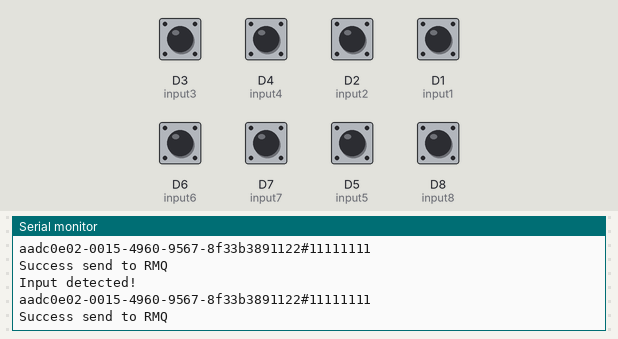
The sketch below on a simulated ESP8266 (NodeMCU). On the bench: the last lines printed to the serial monitor. The inputs (shaded band) are chosen by the test bench; at power-on: D1 (input1), D2 (input2), D3 (input3), D4 (input4), D5 (input5), D6 (input6), D7 (input7), D8 (input8) HIGH. WiFi joins after 1.5 s; servers stay silent unless stated; no MQTT or app messages arrive unless stated.

Above: at 2.7 s.
2.8 s: D3 (input3) pulled LOW for 0.15 s
At 3.9 s:
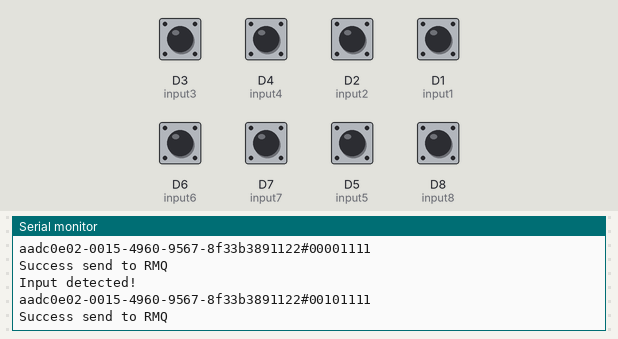
4.4 s: D4 (input4) pulled LOW for 0.15 s
At 5.1 s:
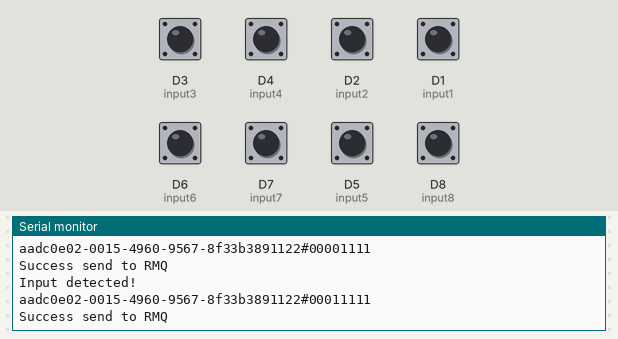
6.0 s: D2 (input2) pulled LOW for 0.15 s
At 7.3 s:
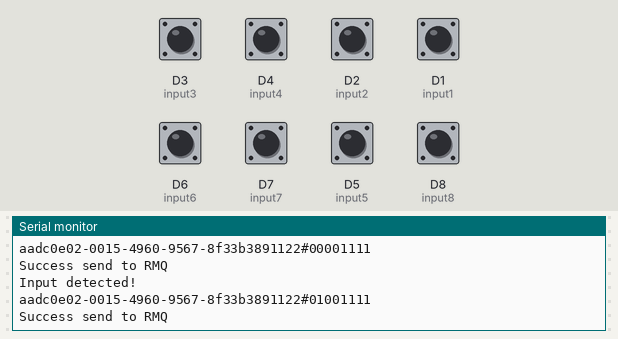
7.6 s: D1 (input1) pulled LOW for 0.15 s
At 8.8 s:
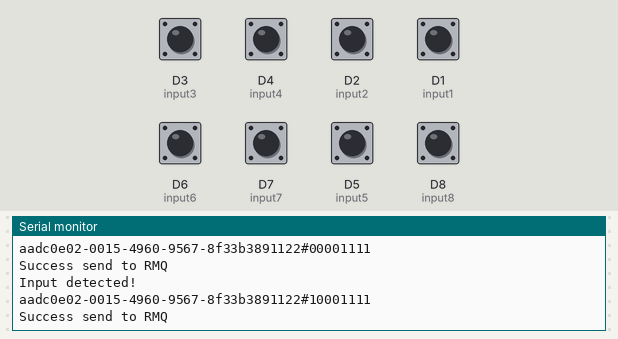

The sketch:

aadc0e02-0015-4960-9567-8f33b3891122_Button-Tengah-V.1_.ino
```cpp
/*
    Develop by      : Fahmi Nurfadilah
    Email           : fahmi.nurfadilah1412@gmail.com
    Project         : LSKK HomeAutomation
    Version         : 2.1
*/

#include <PubSubClient.h>
#include <ESP8266WiFi.h>

// Update these with values suitable for your network.

const char* ssid = "RuangIOT";
const char* password = "lskkiot2019";
const char* mqtt_server = "192.168.0.5";
const char* mqtt_user = "/Homeauto:homeauto";
const char* mqtt_pass = "homeauto12345!";
const char* CL = "LSKK-HA-Saklar-2";
const char* mqtt_pub_topic = "Sensor";

String statusDevice[8] = {"1", "1", "1", "1", "1", "1", "1", "1"};

int input1 = D1 ;
int input2 = D2 ;
int input3 = D3 ;
int input4 = D4 ;
int input5 = D5 ;
int input6 = D6 ;
int input7 = D7 ;
int input8 = D8 ;

int instate1 = 0;
int instate2 = 0;
int instate3 = 0;
int instate4 = 0;
int instate5 = 0;
int instate6 = 0;
int instate7 = 0;
int instate8 = 0;

int prevState1 = 0;
int prevState2 = 0;
int prevState3 = 0;
int prevState4 = 0;
int prevState5 = 0;
int prevState6 = 0;
int prevState7 = 0;
int prevState8 = 0;

char message [100];

WiFiClient espClient;
PubSubClient client(espClient);

byte mac[6];
String MACAddress;

void setup_wifi() {
  delay(10);
  // We start by connecting to a WiFi network
  Serial.println();
  Serial.print("Connecting to ");
  Serial.println(ssid);
  WiFi.begin(ssid, password);
  while (WiFi.status() != WL_CONNECTED) {
    delay(500);
    Serial.print(".");
  }
  Serial.println("");
  Serial.println("WiFi connected");
  Serial.println("IP address: ");
  Serial.println(WiFi.localIP());
}

String mac2String(byte ar[]) {
  String s;
  for (byte i = 0; i < 6; ++i)
  {
    char buf[3];
    sprintf(buf, "%2X", ar[i]);
    s += buf;
    if (i < 5) s += ':';
  }
  return s;
}

void printMACAddress() {
  WiFi.macAddress(mac);
  MACAddress = mac2String(mac);
  Serial.println(MACAddress);
}

void callback(char* topic, byte* payload, unsigned int length) {
  Serial.print("Message arrived [");
  Serial.print(topic);
  Serial.print("] ");
  for (int i = 0; i < length; i++) {
    Serial.print((char)payload[i]);
  }
  Serial.println();
}

void reconnect() {
  // Loop until we're reconnected
  printMACAddress();
  const char* CL;
  CL = MACAddress.c_str();
  Serial.println(CL);
  while (!client.connected()) {
    Serial.print("Attempting MQTT connection...");
    // Attempt to connect
    if (client.connect(CL, mqtt_user, mqtt_pass)) {
      Serial.println("connected");
    } else {Serial.print("failed, rc=");
      Serial.print(client.state());
      Serial.println(" try again in 5 seconds");
      ESP.restart();
      delay(5000);

    }
  }
}

void setup()
{
  Serial.begin(115200);
  //pinMode(input, INPUT);
  pinMode(input1, INPUT_PULLUP);
  pinMode(input2, INPUT_PULLUP);
  pinMode(input3, INPUT_PULLUP);
  pinMode(input4, INPUT_PULLUP);
  pinMode(input5, INPUT_PULLUP);
  pinMode(input6, INPUT_PULLUP);
  pinMode(input7, INPUT_PULLUP);
  pinMode(input8, INPUT_PULLUP);
  setup_wifi();
  printMACAddress();
  client.setServer(mqtt_server, 1883);
  client.setCallback(callback);
}
void loop() {
  String pubmsg = "";
  String value = String(statusDevice[0] + statusDevice[1] + statusDevice[2] + statusDevice[3] + statusDevice[4] + statusDevice[5] + statusDevice[6] + statusDevice[7]);
  String input_guid = "aadc0e02-0015-4960-9567-8f33b3891122";
  String input_value = value;
  if (!client.connected()) {
    reconnect();
  }
  client.loop();
  instate1 = digitalRead(input1);
  instate2 = digitalRead(input2);
  instate3 = digitalRead(input3);
  instate4 = digitalRead(input4);
  instate5 = digitalRead(input5);
  instate6 = digitalRead(input6);
  instate7 = digitalRead(input7);
  instate8 = digitalRead(input8);

  //Serial.print("Publish message: ");
  //pubmsg = input_guid + "#" + input_value;
  //Serial.println(pubmsg);
  //client.publish(mqtt_pub_topic, pubmsg.c_str());
  if (instate1 == 1) {
    if(prevState1 != instate1){
      statusDevice[0] = "0";
      Serial.println("Input detected!");
      pubmsg = input_guid + "#" + input_value;
      Serial.println(pubmsg);
      client.publish(mqtt_pub_topic, pubmsg.c_str());
      Serial.println("Success send to RMQ");
      prevState1 = instate1;
    }
  }
  if (instate1 == 0) {
    if(prevState1 != instate1){
      statusDevice[0] = "1";
      Serial.println("Input not detected!");
      pubmsg = input_guid + "#" + input_value;
      Serial.println(pubmsg);
      client.publish(mqtt_pub_topic, pubmsg.c_str());
      Serial.println("Success send to RMQ");
      prevState1 = instate1;
  }
}
if (instate2 == 1) {
    if(prevState2 != instate2){
      statusDevice[1] = "0";
      Serial.println("Input detected!");
      pubmsg = input_guid + "#" + input_value;
      Serial.println(pubmsg);
      client.publish(mqtt_pub_topic, pubmsg.c_str());
      Serial.println("Success send to RMQ");
      prevState2 = instate2;
    }
  }
  if (instate2 == 0) {
    if(prevState2 != instate2){
      statusDevice[1] = "1";
      Serial.println("Input not detected!");
      pubmsg = input_guid + "#" + input_value;
      Serial.println(pubmsg);
      client.publish(mqtt_pub_topic, pubmsg.c_str());
      Serial.println("Success send to RMQ");
      prevState2 = instate2;
  }
}
if (instate3 == 1) {
    if(prevState3 != instate3){
      statusDevice[2] = "0";
      Serial.println("Input detected!");
      pubmsg = input_guid + "#" + input_value;
      Serial.println(pubmsg);
      client.publish(mqtt_pub_topic, pubmsg.c_str());
      Serial.println("Success send to RMQ");
      prevState3 = instate3;
    }
  }
  if (instate3 == 0) {
    if(prevState3 != instate3){
      statusDevice[2] = "1";
      Serial.println("Input not detected!");
      pubmsg = input_guid + "#" + input_value;
      Serial.println(pubmsg);
      client.publish(mqtt_pub_topic, pubmsg.c_str());
      Serial.println("Success send to RMQ");
      prevState3 = instate3;
  }
}
if (instate4 == 1) {
    if(prevState4 != instate4){
      statusDevice[3] = "0";
      Serial.println("Input detected!");
      pubmsg = input_guid + "#" + input_value;
      Serial.println(pubmsg);
      client.publish(mqtt_pub_topic, pubmsg.c_str());
      Serial.println("Success send to RMQ");
      prevState4 = instate4;
    }
  }
  if (instate4 == 0) {
    if(prevState4 != instate4){
      statusDevice[3] = "1";
      Serial.println("Input not detected!");
      pubmsg = input_guid + "#" + input_value;
      Serial.println(pubmsg);
      client.publish(mqtt_pub_topic, pubmsg.c_str());
      Serial.println("Success send to RMQ");
      prevState4 = instate4;
  }
}
}
```

Measured:
- after the input at 2.8 s, the serial monitor: prints a new line at once (image 1)
- after the input at 4.4 s, the serial monitor: prints a new line after 0.15 s (image 2)
- after the input at 6.0 s, the serial monitor: prints a new line after 0.15 s (image 3)
- after the input at 7.6 s, the serial monitor: prints a new line after 0.15 s (image 4)
